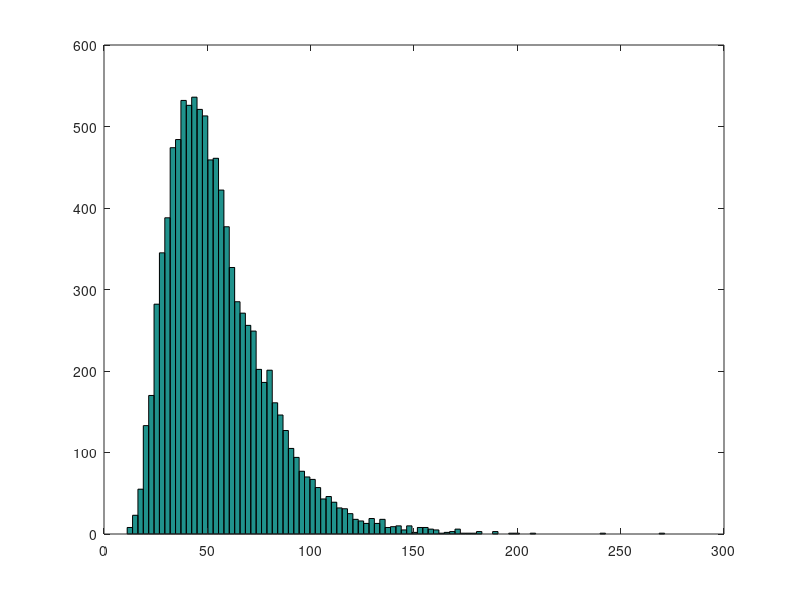

The MATLAB source for this figure:
sigma = 0.3;
K = 52;
T = 2;
r = 0.05;
NP = 10000;
S0 = 50;
S = zeros(1, NP);
Option_Price = zeros(1, NP);
rn = randn(1, NP);
for i = 1:NP
    S(i) = S0*exp((r-(sigma^2)/2)*T + sigma*rn(i)*sqrt(T));
    Option_Price(i) = exp(-r*T) * max((K-S(i)), 0);
end

Mean_Option = mean(Option_Price);
SD_Option = std(Option_Price);
Std_Error = SD_Option / sqrt(NP);
fprintf("95/percent Confidence is (%.2f, %.2f)", Mean_Option - (1.96*Std_Error),Mean_Option + (1.96*Std_Error))
fprintf('\nStandard error: %.2f', Std_Error)
fprintf('\nOption price: %.2f', Mean_Option)
nbins = 100;
hist(S(:,:), nbins);
